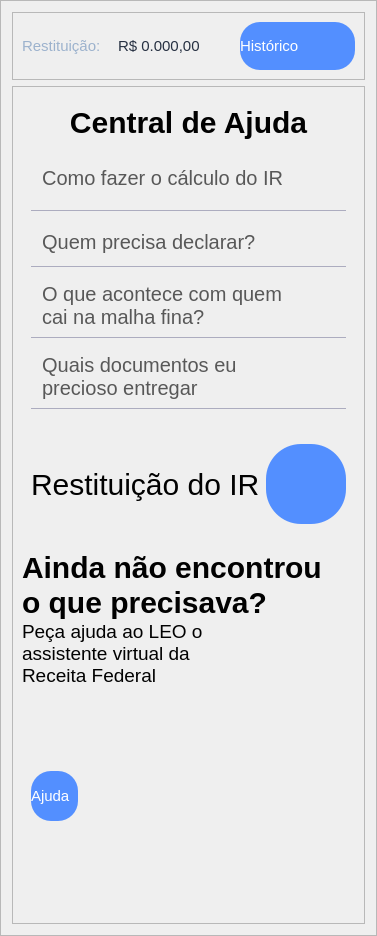
        <widget class="QFrame" name="frame_ColumnRight">
         <property name="maximumSize">
          <size>
           <width>473</width>
           <height>16777215</height>
          </size>
         </property>
         <property name="styleSheet">
          <string notr="true"/>
         </property>
         <property name="frameShape">
          <enum>QFrame::StyledPanel</enum>
         </property>
         <property name="frameShadow">
          <enum>QFrame::Raised</enum>
         </property>
         <layout class="QVBoxLayout" name="verticalLayout_5">
          <item>
           <widget class="QFrame" name="frame_6">
            <property name="maximumSize">
             <size>
              <width>16777215</width>
              <height>80</height>
             </size>
            </property>
            <property name="frameShape">
             <enum>QFrame::StyledPanel</enum>
            </property>
            <property name="frameShadow">
             <enum>QFrame::Raised</enum>
            </property>
            <layout class="QGridLayout" name="gridLayout">
             <item row="0" column="0">
              <widget class="QLabel" name="label_Restituicao">
               <property name="maximumSize">
                <size>
                 <width>90</width>
                 <height>16777215</height>
                </size>
               </property>
               <property name="styleSheet">
                <string notr="true">
QLabel{
color:#9cb2cd;
border:0px;
font-size:15px;
}</string>
               </property>
               <property name="text">
                <string>Restituição: </string>
               </property>
              </widget>
             </item>
             <item row="0" column="1">
              <widget class="QLabel" name="label_TxtValorRestituicao">
               <property name="styleSheet">
                <string notr="true">
QLabel{
color:#273142;
border:0px;
font-size:15px;
}</string>
               </property>
               <property name="text">
                <string>R$ 0.000,00</string>
               </property>
              </widget>
             </item>
             <item row="0" column="2">
              <widget class="QPushButton" name="pushButton_BtnHistorico">
               <property name="minimumSize">
                <size>
                 <width>0</width>
                 <height>48</height>
                </size>
               </property>
               <property name="maximumSize">
                <size>
                 <width>234</width>
                 <height>48</height>
                </size>
               </property>
               <property name="cursor">
                <cursorShape>PointingHandCursor</cursorShape>
               </property>
               <property name="layoutDirection">
                <enum>Qt::LeftToRight</enum>
               </property>
               <property name="styleSheet">
                <string notr="true">QPushButton{
	text-align:left;
	color:#fff;
	border:0px;
	border-radius:20px;
	font-size:15px;
	cursor: pointer;
	background-color:#538fff;
}
QPushButton:hover{
background-color:#3668ff;
}</string>
               </property>
               <property name="text">
                <string>Histórico</string>
               </property>
               <property name="icon">
                <iconset resource="assets/files.qrc">
                 <normaloff>:/img/path395.png</normaloff>:/img/path395.png</iconset>
               </property>
               <property name="iconSize">
                <size>
                 <width>30</width>
                 <height>30</height>
                </size>
               </property>
              </widget>
             </item>
            </layout>
           </widget>
          </item>
          <item>
           <widget class="QFrame" name="frame_9">
            <property name="frameShape">
             <enum>QFrame::StyledPanel</enum>
            </property>
            <property name="frameShadow">
             <enum>QFrame::Raised</enum>
            </property>
            <layout class="QVBoxLayout" name="verticalLayout_18">
             <item>
              <widget class="QFrame" name="frame_CentralAjuda">
               <property name="styleSheet">
                <string notr="true">QFrame{

	border-radius:10px;
	background-color: #efefef;
border:0px;


}</string>
               </property>
               <property name="frameShape">
                <enum>QFrame::StyledPanel</enum>
               </property>
               <property name="frameShadow">
                <enum>QFrame::Raised</enum>
               </property>
               <layout class="QVBoxLayout" name="verticalLayout_20">
                <item>
                 <widget class="QLabel" name="label_TitleCentralAjuda">
                  <property name="maximumSize">
                   <size>
                    <width>16777215</width>
                    <height>50</height>
                   </size>
                  </property>
                  <property name="layoutDirection">
                   <enum>Qt::LeftToRight</enum>
                  </property>
                  <property name="styleSheet">
                   <string notr="true">QLabel{
text-align:center;
color:#010101;
border:0px;
font-size:30px;
font-weight: bold;

}</string>
                  </property>
                  <property name="text">
                   <string>Central de Ajuda</string>
                  </property>
                  <property name="textFormat">
                   <enum>Qt::PlainText</enum>
                  </property>
                  <property name="alignment">
                   <set>Qt::AlignCenter</set>
                  </property>
                 </widget>
                </item>
                <item>
                 <widget class="QPushButton" name="pushButton_BtnAjuda01">
                  <property name="minimumSize">
                   <size>
                    <width>0</width>
                    <height>65</height>
                   </size>
                  </property>
                  <property name="maximumSize">
                   <size>
                    <width>16777215</width>
                    <height>65</height>
                   </size>
                  </property>
                  <property name="cursor">
                   <cursorShape>PointingHandCursor</cursorShape>
                  </property>
                  <property name="layoutDirection">
                   <enum>Qt::LeftToRight</enum>
                  </property>
                  <property name="styleSheet">
                   <string notr="true">QPushButton{
	text-align:left;
	color:#585858;

	font-size:20px;
	cursor: pointer;

	background-color:transparent;
	border-radius:0px;
	border-bottom: 1px solid #acacbf;
}

QPushButton:hover{
color:#4b6272;
}</string>
                  </property>
                  <property name="text">
                   <string>  Como fazer o cálculo do IR</string>
                  </property>
                  <property name="icon">
                   <iconset resource="assets/files.qrc">
                    <normaloff>:/img/+-15.png</normaloff>:/img/+-15.png</iconset>
                  </property>
                  <property name="iconSize">
                   <size>
                    <width>150</width>
                    <height>150</height>
                   </size>
                  </property>
                 </widget>
                </item>
                <item>
                 <widget class="QPushButton" name="pushButton_BtnAjuda02">
                  <property name="minimumSize">
                   <size>
                    <width>0</width>
                    <height>50</height>
                   </size>
                  </property>
                  <property name="maximumSize">
                   <size>
                    <width>16777215</width>
                    <height>50</height>
                   </size>
                  </property>
                  <property name="cursor">
                   <cursorShape>PointingHandCursor</cursorShape>
                  </property>
                  <property name="layoutDirection">
                   <enum>Qt::LeftToRight</enum>
                  </property>
                  <property name="styleSheet">
                   <string notr="true">QPushButton{
	text-align:left;
	color:#585858;

	font-size:20px;
	cursor: pointer;

	background-color:transparent;
	border-radius:0px;
	border-bottom: 1px solid #acacbf;
}

QPushButton:hover{
color:#4b6272;
}</string>
                  </property>
                  <property name="text">
                   <string>  Quem precisa declarar?</string>
                  </property>
                  <property name="icon">
                   <iconset resource="assets/files.qrc">
                    <normaloff>:/img/+-15.png</normaloff>:/img/+-15.png</iconset>
                  </property>
                  <property name="iconSize">
                   <size>
                    <width>150</width>
                    <height>150</height>
                   </size>
                  </property>
                 </widget>
                </item>
                <item>
                 <widget class="QPushButton" name="pushButton_BtnAjuda03">
                  <property name="minimumSize">
                   <size>
                    <width>0</width>
                    <height>65</height>
                   </size>
                  </property>
                  <property name="maximumSize">
                   <size>
                    <width>16777215</width>
                    <height>65</height>
                   </size>
                  </property>
                  <property name="cursor">
                   <cursorShape>PointingHandCursor</cursorShape>
                  </property>
                  <property name="layoutDirection">
                   <enum>Qt::LeftToRight</enum>
                  </property>
                  <property name="styleSheet">
                   <string notr="true">QPushButton{
	text-align:left;
	color:#585858;

	font-size:20px;
	cursor: pointer;

	background-color:transparent;
	border-radius:0px;
	border-bottom: 1px solid #acacbf;
}

QPushButton:hover{
color:#4b6272;
}</string>
                  </property>
                  <property name="text">
                   <string>  O que acontece com quem 
  cai na malha fina?</string>
                  </property>
                  <property name="icon">
                   <iconset resource="assets/files.qrc">
                    <normaloff>:/img/+-15.png</normaloff>:/img/+-15.png</iconset>
                  </property>
                  <property name="iconSize">
                   <size>
                    <width>150</width>
                    <height>150</height>
                   </size>
                  </property>
                 </widget>
                </item>
                <item>
                 <widget class="QPushButton" name="pushButton_BtnAjuda04">
                  <property name="minimumSize">
                   <size>
                    <width>0</width>
                    <height>65</height>
                   </size>
                  </property>
                  <property name="maximumSize">
                   <size>
                    <width>16777215</width>
                    <height>65</height>
                   </size>
                  </property>
                  <property name="cursor">
                   <cursorShape>PointingHandCursor</cursorShape>
                  </property>
                  <property name="layoutDirection">
                   <enum>Qt::LeftToRight</enum>
                  </property>
                  <property name="styleSheet">
                   <string notr="true">QPushButton{
	text-align:left;
	color:#585858;

	font-size:20px;
	cursor: pointer;

	background-color:transparent;
	border-radius:0px;
	border-bottom: 1px solid #acacbf;
}

QPushButton:hover{
color:#4b6272;
}</string>
                  </property>
                  <property name="text">
                   <string>  Quais documentos eu
  precioso entregar</string>
                  </property>
                  <property name="icon">
                   <iconset resource="assets/files.qrc">
                    <normaloff>:/img/+-15.png</normaloff>:/img/+-15.png</iconset>
                  </property>
                  <property name="iconSize">
                   <size>
                    <width>150</width>
                    <height>150</height>
                   </size>
                  </property>
                 </widget>
                </item>
               </layout>
              </widget>
             </item>
             <item>
              <widget class="QFrame" name="frame_29">
               <property name="minimumSize">
                <size>
                 <width>0</width>
                 <height>120</height>
                </size>
               </property>
               <property name="maximumSize">
                <size>
                 <width>16777215</width>
                 <height>120</height>
                </size>
               </property>
               <property name="styleSheet">
                <string notr="true">QFrame{

	border-radius:10px;
	background-color: #efefef;
border:0px;


}</string>
               </property>
               <property name="frameShape">
                <enum>QFrame::StyledPanel</enum>
               </property>
               <property name="frameShadow">
                <enum>QFrame::Raised</enum>
               </property>
               <layout class="QGridLayout" name="gridLayout_2">
                <item row="0" column="0">
                 <widget class="QLabel" name="label_RestituicaoIR">
                  <property name="maximumSize">
                   <size>
                    <width>16777215</width>
                    <height>50</height>
                   </size>
                  </property>
                  <property name="styleSheet">
                   <string notr="true">QLabel{

color:#010101;
border:0px;
font-size:30px;
}</string>
                  </property>
                  <property name="text">
                   <string>Restituição do IR</string>
                  </property>
                 </widget>
                </item>
                <item row="0" column="1">
                 <widget class="QPushButton" name="pushButton_BtnRestituicaoIR">
                  <property name="minimumSize">
                   <size>
                    <width>80</width>
                    <height>80</height>
                   </size>
                  </property>
                  <property name="maximumSize">
                   <size>
                    <width>80</width>
                    <height>80</height>
                   </size>
                  </property>
                  <property name="cursor">
                   <cursorShape>PointingHandCursor</cursorShape>
                  </property>
                  <property name="layoutDirection">
                   <enum>Qt::LeftToRight</enum>
                  </property>
                  <property name="styleSheet">
                   <string notr="true">QPushButton{
	text-align:center;
	color:#fff;
	border:0px;
	border-radius:35px;
	font-size:15px;
	cursor: pointer;
	background-color:#538fff;
}

QPushButton:hover{
background-color:#3668ff;
}</string>
                  </property>
                  <property name="text">
                   <string/>
                  </property>
                  <property name="icon">
                   <iconset resource="assets/files.qrc">
                    <normaloff>:/img/FAB-2.png</normaloff>:/img/FAB-2.png</iconset>
                  </property>
                  <property name="iconSize">
                   <size>
                    <width>50</width>
                    <height>50</height>
                   </size>
                  </property>
                 </widget>
                </item>
               </layout>
              </widget>
             </item>
             <item>
              <widget class="QFrame" name="frame_30">
               <property name="styleSheet">
                <string notr="true">QFrame{ border:0px; }</string>
               </property>
               <property name="frameShape">
                <enum>QFrame::StyledPanel</enum>
               </property>
               <property name="frameShadow">
                <enum>QFrame::Raised</enum>
               </property>
               <layout class="QVBoxLayout" name="verticalLayout_19">
                <property name="spacing">
                 <number>0</number>
                </property>
                <property name="leftMargin">
                 <number>0</number>
                </property>
                <property name="topMargin">
                 <number>0</number>
                </property>
                <property name="rightMargin">
                 <number>0</number>
                </property>
                <item>
                 <widget class="QLabel" name="label_TitleAjudaLEO">
                  <property name="styleSheet">
                   <string notr="true">QLabel{

color:#010101;
border:0px;
font-size:30px;
font-weight: bold;
}</string>
                  </property>
                  <property name="text">
                   <string>&lt;html&gt;&lt;head/&gt;&lt;body&gt;&lt;p&gt;Ainda não encontrou&lt;br/&gt;o que precisava?&lt;/p&gt;&lt;/body&gt;&lt;/html&gt;</string>
                  </property>
                 </widget>
                </item>
                <item>
                 <widget class="QLabel" name="label_SubTitleAjudaLEO2">
                  <property name="styleSheet">
                   <string notr="true">
QLabel{
color:#010101;
border:0px;
font-size:19px;
}</string>
                  </property>
                  <property name="text">
                   <string>&lt;html&gt;&lt;head/&gt;&lt;body&gt;&lt;p&gt;Peça ajuda ao  LEO o &lt;br/&gt;assistente virtual da &lt;br/&gt;Receita Federal&lt;/p&gt;&lt;/body&gt;&lt;/html&gt;</string>
                  </property>
                 </widget>
                </item>
                <item>
                 <widget class="QFrame" name="frame_31">
                  <property name="frameShape">
                   <enum>QFrame::StyledPanel</enum>
                  </property>
                  <property name="frameShadow">
                   <enum>QFrame::Raised</enum>
                  </property>
                  <layout class="QHBoxLayout" name="horizontalLayout_18">
                   <item>
                    <widget class="QPushButton" name="pushButton_BtnAjuda">
                     <property name="minimumSize">
                      <size>
                       <width>0</width>
                       <height>50</height>
                      </size>
                     </property>
                     <property name="maximumSize">
                      <size>
                       <width>16777215</width>
                       <height>50</height>
                      </size>
                     </property>
                     <property name="cursor">
                      <cursorShape>PointingHandCursor</cursorShape>
                     </property>
                     <property name="layoutDirection">
                      <enum>Qt::LeftToRight</enum>
                     </property>
                     <property name="styleSheet">
                      <string notr="true">QPushButton{
	text-align:left;
	color:#fff;
	border:0px;
	border-radius:20px;
	font-size:15px;
	cursor: pointer;
	background-color:#538fff;
}

QPushButton:hover{
background-color:#3668ff;
}</string>
                     </property>
                     <property name="text">
                      <string>Ajuda  </string>
                     </property>
                     <property name="icon">
                      <iconset resource="assets/files.qrc">
                       <normaloff>:/img/path395.png</normaloff>:/img/path395.png</iconset>
                     </property>
                     <property name="iconSize">
                      <size>
                       <width>40</width>
                       <height>40</height>
                      </size>
                     </property>
                    </widget>
                   </item>
                   <item>
                    <spacer name="horizontalSpacer_10">
                     <property name="orientation">
                      <enum>Qt::Horizontal</enum>
                     </property>
                     <property name="sizeHint" stdset="0">
                      <size>
                       <width>40</width>
                       <height>20</height>
                      </size>
                     </property>
                    </spacer>
                   </item>
                   <item>
                    <widget class="QPushButton" name="pushButton_ImgLeo">
                     <property name="minimumSize">
                      <size>
                       <width>0</width>
                       <height>200</height>
                      </size>
                     </property>
                     <property name="layoutDirection">
                      <enum>Qt::RightToLeft</enum>
                     </property>
                     <property name="styleSheet">
                      <string notr="true">QPushButton{ border:0px }</string>
                     </property>
                     <property name="text">
                      <string/>
                     </property>
                     <property name="icon">
                      <iconset resource="assets/files.qrc">
                       <normaloff>:/img/leao 1.png</normaloff>:/img/leao 1.png</iconset>
                     </property>
                     <property name="iconSize">
                      <size>
                       <width>200</width>
                       <height>200</height>
                      </size>
                     </property>
                     <property name="autoRepeatDelay">
                      <number>350</number>
                     </property>
                     <property name="autoRepeatInterval">
                      <number>350</number>
                     </property>
                    </widget>
                   </item>
                  </layout>
                 </widget>
                </item>
               </layout>
              </widget>
             </item>
            </layout>
           </widget>
          </item>
         </layout>
        </widget>
